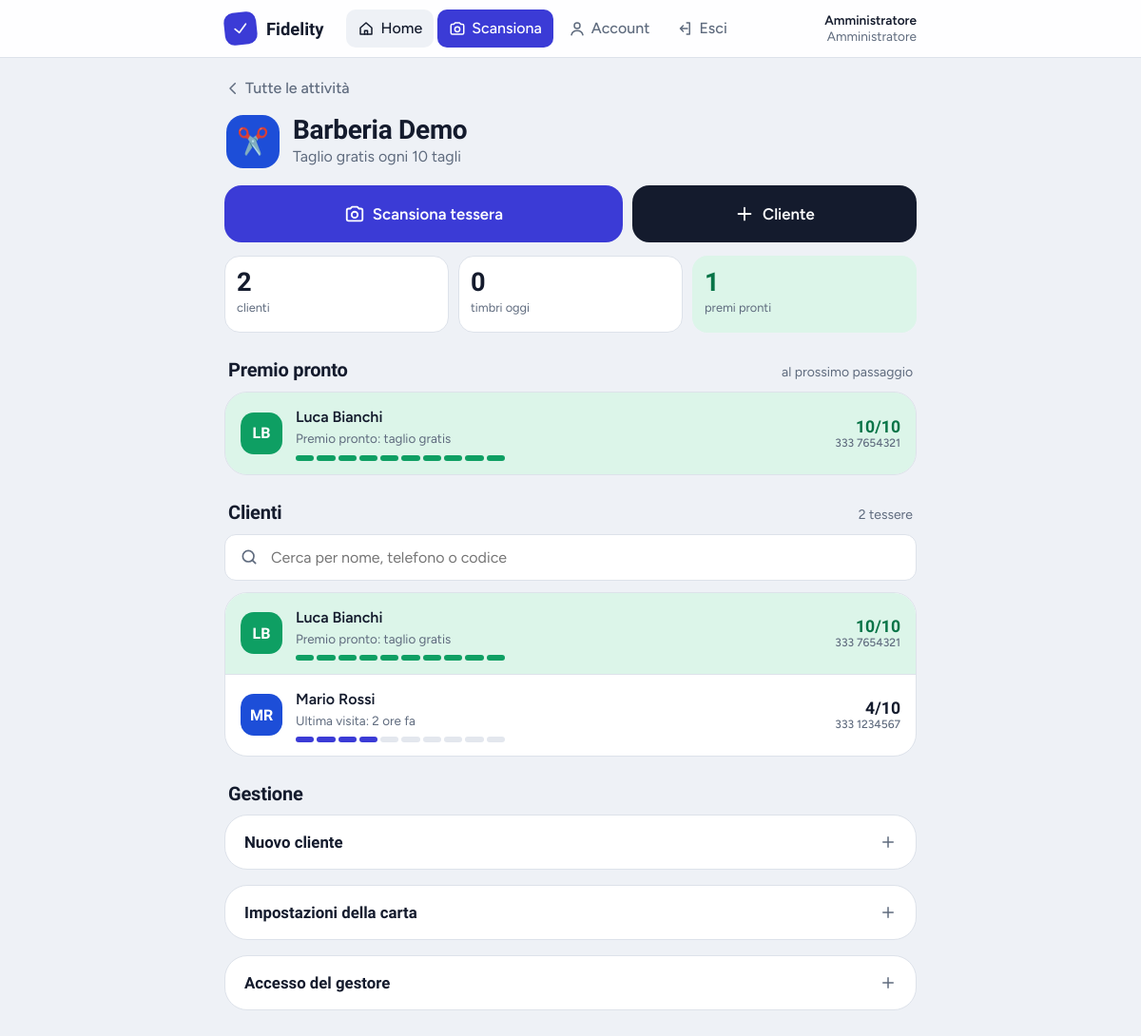
The app's page /card.php?id=1 (signed in) with its own data.
### tables this page shows
CREATE TABLE users (
  id            INT UNSIGNED NOT NULL AUTO_INCREMENT,
  username      VARCHAR(50)  NOT NULL,
  password_hash VARCHAR(255) NOT NULL,
  role          ENUM('admin','barber') NOT NULL DEFAULT 'barber',
  card_id       INT UNSIGNED NULL,
  full_name     VARCHAR(100) NULL,
  last_login    DATETIME     NULL,
  created_at    DATETIME     NOT NULL DEFAULT CURRENT_TIMESTAMP,
  PRIMARY KEY (id),
  UNIQUE KEY uq_username (username),
  KEY idx_card (card_id),
  CONSTRAINT fk_users_card FOREIGN KEY (card_id) REFERENCES cards(id) ON DELETE CASCADE
);

CREATE TABLE cards (
  id              INT UNSIGNED NOT NULL AUTO_INCREMENT,
  name            VARCHAR(100) NOT NULL,
  color           CHAR(7)      NOT NULL DEFAULT '#1f2937',
  stamps_required TINYINT UNSIGNED NOT NULL DEFAULT 10,    
  reward_text     VARCHAR(150) NOT NULL DEFAULT 'Taglio gratis',
  icon            VARCHAR(16)  NOT NULL DEFAULT '✂️',              
  unit_singular   VARCHAR(30)  NOT NULL DEFAULT 'taglio',          
  unit_plural     VARCHAR(30)  NOT NULL DEFAULT 'tagli',
  address         VARCHAR(150) NULL,
  phone           VARCHAR(30)  NULL,
  active          TINYINT(1)   NOT NULL DEFAULT 1,
  created_at      DATETIME     NOT NULL DEFAULT CURRENT_TIMESTAMP,
  PRIMARY KEY (id)
);

CREATE TABLE customers (
  id               INT UNSIGNED NOT NULL AUTO_INCREMENT,
  card_id          INT UNSIGNED NOT NULL,
  code             VARCHAR(20)  NOT NULL,           
  name             VARCHAR(100) NOT NULL,
  phone            VARCHAR(30)  NULL,
  email            VARCHAR(120) NULL,
  stamps           SMALLINT UNSIGNED NOT NULL DEFAULT 0,   
  total_stamps     INT UNSIGNED NOT NULL DEFAULT 0,        
  rewards_redeemed INT UNSIGNED NOT NULL DEFAULT 0,        
  last_visit       DATETIME     NULL,
  created_at       DATETIME     NOT NULL DEFAULT CURRENT_TIMESTAMP,
  PRIMARY KEY (id),
  UNIQUE KEY uq_code (code),
  KEY idx_card (card_id),
  CONSTRAINT fk_customers_card FOREIGN KEY (card_id) REFERENCES cards(id) ON DELETE CASCADE
);

### card.php (the view, shortened to what this page needs)
<?php
require_once __DIR__ . '/inc/bootstrap.php';
$user = require_login();
$cardId = (int)($_GET['id'] ?? 0);
$card = load_card($cardId);
$req = (int)$card['stamps_required'];
$st = db()->prepare('SELECT * FROM customers WHERE card_id = ? ORDER BY last_visit IS NULL, last_visit DESC, name');
$st->execute([$cardId]);
$all = $st->fetchAll();
$ready = array_values(array_filter($all, fn($c) => (int)$c['stamps'] >= $req));
$st = db()->prepare("SELECT COUNT(*) FROM stamp_log l JOIN customers c ON c.id = l.customer_id
                     WHERE c.card_id = ? AND l.action = 'stamp' AND l.created_at >= CURDATE()");
$st->execute([$cardId]);
$today = (int)$st->fetchColumn();
function customer_row(array $c, array $card): string
{
    $req = (int)$card['stamps_required'];
    $s = (int)$c['stamps'];
    $isReady = $s >= $req;
    $sub = $isReady ? 'Premio pronto: ' . mb_strtolower($card['reward_text']) : 'Ultima visita: ' . time_ago($c['last_visit']);
    return '<li class="' . ($isReady ? 'ready' : '') . '"><a class="item" href="' . e(url('customer.php?id=' . (int)$c['id'])) . '">'
        . '<span class="avatar" style="' . ($isReady ? '' : 'background:' . e($card['color'])) . '">' . e(initials($c['name'])) . '</span>'
        . '<span class="item-main"><b>' . e($c['name']) . '</b><small>' . e($sub) . '</small>' . pips($s, $req) . '</span>'
        . '<span class="item-side">' . $s . '/' . $req . '<small>' . e($c['phone'] ?? '') . '</small></span>'
        . '<span hidden>' . e($c['code']) . '</span></a></li>';
}
$active = 'home';
require __DIR__ . '/inc/header.php';
?>
<?php if (is_admin($user)): ?><a class="back" href="<?= e(url('dashboard.php')) ?>"><?= icon('back', 18) ?>Tutte le attività</a><?php endif; ?>
<div class="page-head" style="display:flex;gap:14px;align-items:center">
  <span class="avatar" style="width:56px;height:56px;border-radius:18px;font-size:1.7rem;background:<?= e($card['color']) ?>"><?= e($card['icon']) ?></span>
  <div>
    <h1 style="margin:0"><?= e($card['name']) ?></h1>
    <p><?= e($card['reward_text']) ?> ogni <?= $req ?> <?= e($card['unit_plural']) ?></p>
  </div>
</div>
<div class="quick">
  <a class="btn btn-primary" href="<?= e(url('scan.php?card=' . $cardId)) ?>"><?= icon('camera') ?>Scansiona tessera</a>
  <a class="btn btn-ink" href="#nuovo"><?= icon('plus') ?>Cliente</a>
</div>
<div class="kpis" style="margin-top:14px">
  <div class="kpi"><b><?= count($all) ?></b><span>clienti</span></div>
  <div class="kpi"><b><?= $today ?></b><span>timbri oggi</span></div>
  <div class="kpi good"><b><?= count($ready) ?></b><span>premi pronti</span></div>
</div>
<?php if ($ready): ?>
  <div class="section-title"><h2>Premio pronto</h2><span class="small muted">al prossimo passaggio</span></div>
  <ul class="list"><?php foreach ($ready as $c) echo customer_row($c, $card); ?></ul>
<?php endif; ?>
<div class="section-title"><h2>Clienti</h2><span class="small muted"><?= count($all) ?> tessere</span></div>
<?php if (!$all): ?>
  <div class="list"><div class="empty"><div class="big"><?= e($card['icon']) ?></div>Nessun cliente ancora.<br>Tocca <b>Cliente</b> per creare la prima tessera.</div></div>
<?php else: ?>
  <div class="search" style="margin-bottom:12px"><?= icon('search', 20) ?>
    <input type="search" placeholder="Cerca per nome, telefono o codice" data-filter="#clienti" aria-label="Cerca cliente">
  </div>
  <ul class="list" id="clienti"><?php foreach ($all as $c) echo customer_row($c, $card); ?></ul>
<?php endif; ?>
<div class="section-title"><h2>Gestione</h2></div>
<details class="fold" id="nuovo">
  <summary>Nuovo cliente<?= icon('plus', 18) ?></summary>
</details>
<details class="fold">
  <summary>Impostazioni della carta<?= icon('plus', 18) ?></summary>
</details>
<?php if (is_admin($user)): ?>
<details class="fold">
  <summary>Accesso del gestore<?= icon('plus', 18) ?></summary>
</details>
<?php endif; ?>
<?php require __DIR__ . '/inc/footer.php'; ?>

### inc/header.php (shortened to what this page needs)
<?php
$u = current_user();
$active = $active ?? '';
$bodyClass = $bodyClass ?? ($u ? 'logged' : 'guest');
$scanUrl = $u ? (is_admin($u) ? 'scan.php' : 'scan.php?card=' . (int)$u['card_id']) : '';
?><!doctype html>
<html lang="it">
<head>
<link rel="stylesheet" href="<?= e(url('assets/style.css')) ?>?v=2">
</head>
<body class="<?= e($bodyClass) ?>">
<?php if ($u): ?>
<header class="topbar">
  <div class="topbar-in">
    <a class="brand" href="<?= e(url('dashboard.php')) ?>"><span class="brand-mark"><?= icon('check', 20) ?></span><?= e(APP_NAME) ?></a>
    <nav class="desk-nav" aria-label="Menu">
      <a href="<?= e(url('dashboard.php')) ?>" class="<?= $active === 'home' ? 'on' : '' ?>"><?= icon('home', 18) ?>Home</a>
      <a href="<?= e(url($scanUrl)) ?>" class="scan"><?= icon('camera', 18) ?>Scansiona</a>
      <a href="<?= e(url('account.php')) ?>" class="<?= $active === 'account' ? 'on' : '' ?>"><?= icon('user', 18) ?>Account</a>
      <a href="<?= e(url('logout.php')) ?>"><?= icon('logout', 18) ?>Esci</a>
    </nav>
    <div class="who"><b><?= e($u['full_name'] ?: $u['username']) ?></b><?= is_admin($u) ? 'Amministratore' : 'Gestore' ?></div>
  </div>
</header>
<?php endif; ?>
<main class="wrap">

### inc/bootstrap.php (shortened to what this page needs)
<?php
function db(): PDO
{
    static $pdo = null;
    if ($pdo === null) {
        $pdo = new PDO(
            'mysql:host=' . DB_HOST . ';dbname=' . DB_NAME . ';charset=utf8mb4',
            DB_USER,
            DB_PASS,
            [
                PDO::ATTR_ERRMODE            => PDO::ERRMODE_EXCEPTION,
                PDO::ATTR_DEFAULT_FETCH_MODE => PDO::FETCH_ASSOC,
                PDO::ATTR_EMULATE_PREPARES   => false,
            ]
        );
        $pdo->exec("SET time_zone = '" . date('P') . "'");
    }
    return $pdo;
}
function e($s): string
{
    return htmlspecialchars((string)$s, ENT_QUOTES, 'UTF-8');
}
function url(string $path = ''): string
{
    return rtrim(BASE_URL, '/') . '/' . ltrim($path, '/');
}
function time_ago(?string $dt): string
{
    if (!$dt) return 'mai';
    $diff = time() - strtotime($dt);
    if ($diff < 86400)  return floor($diff / 3600) . ' ore fa';
    return date('d/m/Y', strtotime($dt));
}
function current_user(): ?array
{
    static $user = false;
    if ($user === false) {
        $user = null;
        if (!empty($_SESSION['uid'])) {
            $st = db()->prepare('SELECT id, username, role, card_id, full_name FROM users WHERE id = ?');
            $st->execute([$_SESSION['uid']]);
            $user = $st->fetch() ?: null;
        }
    }
    return $user;
}
function require_login(): array
{
    $u = current_user();
    return $u;
}
function is_admin(?array $u = null): bool
{
    $u = $u ?? current_user();
    return $u && $u['role'] === 'admin';
}
function load_card(int $id): ?array
{
    $st = db()->prepare('SELECT * FROM cards WHERE id = ?');
    $st->execute([$id]);
    return $st->fetch() ?: null;
}
function icon(string $name, int $size = 22): string
{
    $p = [
        'scissors' => '<circle cx="6" cy="6" r="3"/><circle cx="6" cy="18" r="3"/><path d="M20 4 8.1 15.9M14.5 14.5 20 20M8.1 8.1 12 12"/>',
        'camera'   => '<path d="M3 8a2 2 0 0 1 2-2h2l2-2h6l2 2h2a2 2 0 0 1 2 2v10a2 2 0 0 1-2 2H5a2 2 0 0 1-2-2z"/><circle cx="12" cy="13" r="3.5"/>',
        'search'   => '<circle cx="11" cy="11" r="7"/><path d="m20 20-4-4"/>',
        'plus'     => '<path d="M12 5v14M5 12h14"/>',
        'minus'    => '<path d="M5 12h14"/>',
        'home'     => '<path d="M4 11 12 4l8 7v9H4z"/><path d="M10 20v-5h4v5"/>',
        'user'     => '<circle cx="12" cy="8" r="4"/><path d="M4 21c1-4 4-6 8-6s7 2 8 6"/>',
        'logout'   => '<path d="M15 4h4v16h-4M10 8l-4 4 4 4M6 12h10"/>',
        'gift'     => '<rect x="3" y="9" width="18" height="12" rx="1"/><path d="M3 13h18M12 9v12M12 9c-2-4-6-4-6-1.5S10 9 12 9c2 0 6 .5 6-1.5S14 5 12 9z"/>',
        'reset'    => '<path d="M4 12a8 8 0 1 0 2.5-5.8L4 8.5"/><path d="M4 4v4.5h4.5"/>',
        'check'    => '<path d="m5 12 5 5 9-10"/>',
        'back'     => '<path d="M15 5 8 12l7 7"/>',
        'share'    => '<circle cx="18" cy="5" r="2.5"/><circle cx="6" cy="12" r="2.5"/><circle cx="18" cy="19" r="2.5"/><path d="m8.2 10.8 7.6-4.4M8.2 13.2l7.6 4.4"/>',
        'copy'     => '<rect x="8" y="8" width="12" height="12" rx="2"/><path d="M16 8V5a1 1 0 0 0-1-1H5a1 1 0 0 0-1 1v10a1 1 0 0 0 1 1h3"/>',
        'settings' => '<circle cx="12" cy="12" r="3"/><path d="M12 2v3M12 19v3M4.2 4.2l2.1 2.1M17.7 17.7l2.1 2.1M2 12h3M19 12h3M4.2 19.8l2.1-2.1M17.7 6.3l2.1-2.1"/>',
        'key'      => '<circle cx="8" cy="15" r="4"/><path d="m11 12 9-9M17 6l3 3"/>',
        'trash'    => '<path d="M4 7h16M9 7V4h6v3M6 7l1 13h10l1-13"/>',
        'chat'     => '<path d="M4 20l1.5-4A8 8 0 1 1 8 19z"/>',
        'eye'      => '<path d="M2 12s4-7 10-7 10 7 10 7-4 7-10 7S2 12 2 12z"/><circle cx="12" cy="12" r="3"/>',
        'x'        => '<path d="M6 6l12 12M18 6 6 18"/>',
    ][$name] ?? '';
    return '<svg class="ico" width="' . $size . '" height="' . $size . '" viewBox="0 0 24 24" fill="none" stroke="currentColor" stroke-width="2" stroke-linecap="round" stroke-linejoin="round" aria-hidden="true">' . $p . '</svg>';
}
function pips(int $stamps, int $required): string
{
    $h = '<span class="pips" aria-hidden="true">';
    for ($i = 1; $i <= $required; $i++) $h .= '<b class="' . ($i <= $stamps ? 'on' : '') . '"></b>';
    return $h . '</span>';
}
function initials(string $name): string
{
    $parts = preg_split('/\s+/', trim($name));
    $s = mb_substr($parts[0] ?? '', 0, 1) . (isset($parts[1]) ? mb_substr($parts[1], 0, 1) : '');
    return mb_strtoupper($s ?: '?');
}

### inc/footer.php (shortened to what this page needs)
</main>
</body>
</html>

### records on screen
users: full_name "Amministratore"
cards: icon "✂️", name "Barberia Demo", reward_text "Taglio gratis", stamps_required "10", unit_plural "tagli"
customers: name "LB", name "Luca Bianchi", stamps.reward_text "Premio pronto: taglio gratis", s "10", card.stamps_required "10", phone "333 7654321"
customers: name "MR", name "Mario Rossi", sub "Ultima visita: 2 ore fa", s "4", card.stamps_required "10", phone "333 1234567"

### other values on screen
APP_NAME "Fidelity"
count($all) "2"
$today "0"
count($ready) "1"
